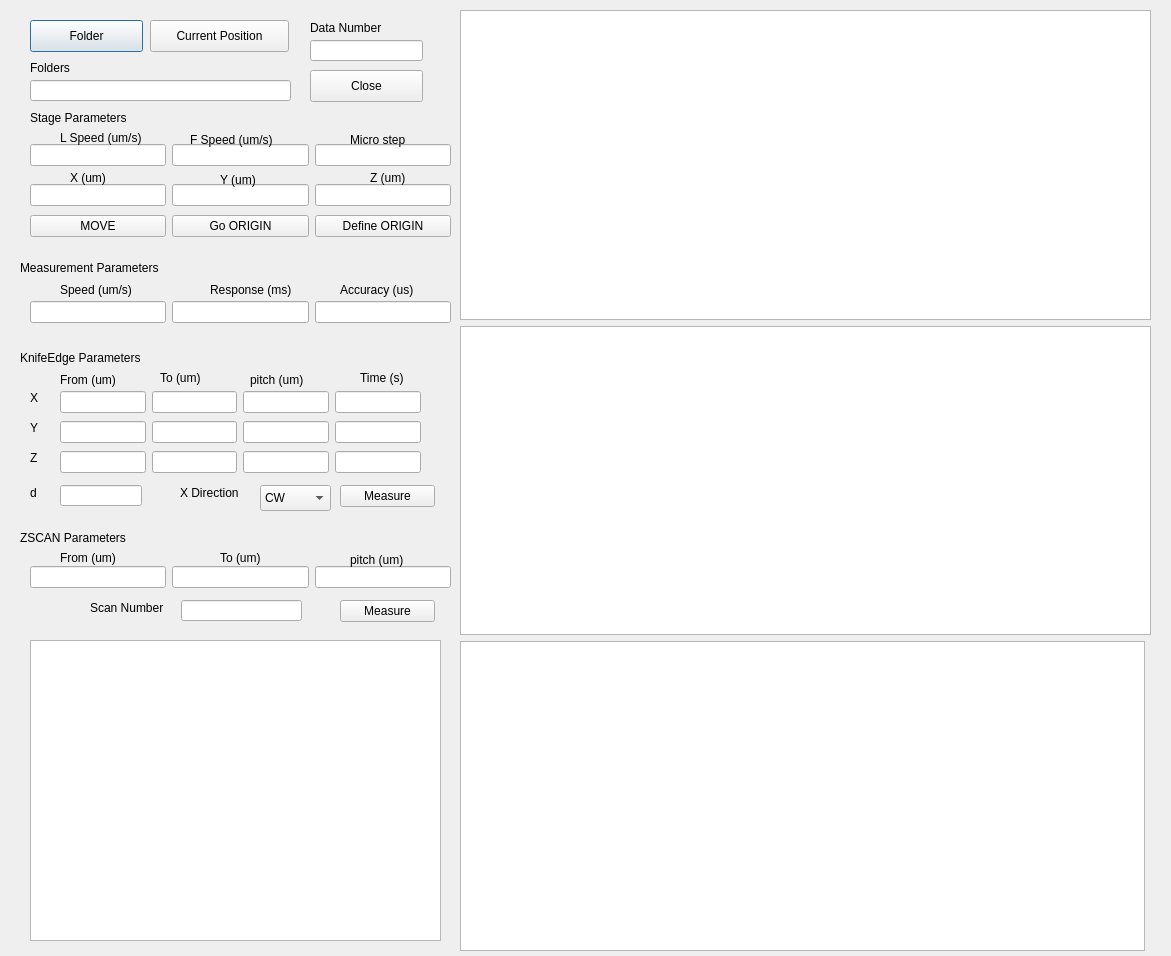
<?xml version="1.0" encoding="UTF-8"?>
<ui version="4.0">
 <class>D250</class>
 <widget class="QDialog" name="D250">
  <property name="geometry">
   <rect>
    <x>0</x>
    <y>0</y>
    <width>1171</width>
    <height>956</height>
   </rect>
  </property>
  <property name="windowTitle">
   <string>Dialog</string>
  </property>
  <widget class="QPushButton" name="Button_Close">
   <property name="geometry">
    <rect>
     <x>310</x>
     <y>70</y>
     <width>113</width>
     <height>32</height>
    </rect>
   </property>
   <property name="text">
    <string>Close</string>
   </property>
   <property name="autoDefault">
    <bool>false</bool>
   </property>
  </widget>
  <widget class="QLineEdit" name="LineEdit_Data_Number">
   <property name="geometry">
    <rect>
     <x>310</x>
     <y>40</y>
     <width>113</width>
     <height>21</height>
    </rect>
   </property>
  </widget>
  <widget class="QLineEdit" name="LineEdit_Folders">
   <property name="geometry">
    <rect>
     <x>30</x>
     <y>80</y>
     <width>261</width>
     <height>21</height>
    </rect>
   </property>
  </widget>
  <widget class="QTextEdit" name="textEdit">
   <property name="geometry">
    <rect>
     <x>30</x>
     <y>640</y>
     <width>411</width>
     <height>301</height>
    </rect>
   </property>
   <property name="readOnly">
    <bool>true</bool>
   </property>
  </widget>
  <widget class="QLabel" name="Label_Folders">
   <property name="geometry">
    <rect>
     <x>30</x>
     <y>60</y>
     <width>60</width>
     <height>16</height>
    </rect>
   </property>
   <property name="text">
    <string>Folders</string>
   </property>
  </widget>
  <widget class="QLabel" name="Label_Data_Number">
   <property name="geometry">
    <rect>
     <x>310</x>
     <y>20</y>
     <width>91</width>
     <height>16</height>
    </rect>
   </property>
   <property name="text">
    <string>Data Number</string>
   </property>
  </widget>
  <widget class="QLabel" name="Label_Stage_Parameter">
   <property name="geometry">
    <rect>
     <x>30</x>
     <y>110</y>
     <width>151</width>
     <height>16</height>
    </rect>
   </property>
   <property name="text">
    <string>Stage Parameters</string>
   </property>
  </widget>
  <widget class="QWidget" name="gridLayoutWidget_5">
   <property name="geometry">
    <rect>
     <x>30</x>
     <y>210</y>
     <width>421</width>
     <height>32</height>
    </rect>
   </property>
   <layout class="QGridLayout" name="gridLayout">
    <item row="0" column="0">
     <widget class="QPushButton" name="Button_MOVE">
      <property name="text">
       <string>MOVE</string>
      </property>
      <property name="autoDefault">
       <bool>false</bool>
      </property>
     </widget>
    </item>
    <item row="0" column="1">
     <widget class="QPushButton" name="Button_GoORIGIN">
      <property name="text">
       <string>Go ORIGIN</string>
      </property>
      <property name="autoDefault">
       <bool>false</bool>
      </property>
     </widget>
    </item>
    <item row="0" column="2">
     <widget class="QPushButton" name="Button_SetORIGIN">
      <property name="text">
       <string>Define ORIGIN</string>
      </property>
      <property name="autoDefault">
       <bool>false</bool>
      </property>
     </widget>
    </item>
   </layout>
  </widget>
  <widget class="QWidget" name="verticalLayoutWidget_2">
   <property name="geometry">
    <rect>
     <x>30</x>
     <y>180</y>
     <width>421</width>
     <height>31</height>
    </rect>
   </property>
   <layout class="QVBoxLayout" name="verticalLayout_2">
    <item>
     <layout class="QHBoxLayout" name="horizontalLayout_3">
      <item>
       <widget class="QLineEdit" name="LineEdit_StageX"/>
      </item>
      <item>
       <widget class="QLineEdit" name="LineEdit_StageY"/>
      </item>
      <item>
       <widget class="QLineEdit" name="LineEdit_StageZ"/>
      </item>
     </layout>
    </item>
   </layout>
  </widget>
  <widget class="QWidget" name="gridLayoutWidget_6">
   <property name="geometry">
    <rect>
     <x>460</x>
     <y>10</y>
     <width>691</width>
     <height>941</height>
    </rect>
   </property>
   <layout class="QGridLayout" name="gridLayout_2">
    <item row="2" column="0">
     <widget class="PlotWidget" name="graphicsView3"/>
    </item>
    <item row="1" column="0" colspan="2">
     <widget class="PlotWidget" name="graphicsView2"/>
    </item>
    <item row="0" column="0" colspan="2">
     <widget class="PlotWidget" name="graphicsView1"/>
    </item>
   </layout>
  </widget>
  <widget class="QLabel" name="Label_Stage_X">
   <property name="geometry">
    <rect>
     <x>70</x>
     <y>170</y>
     <width>91</width>
     <height>16</height>
    </rect>
   </property>
   <property name="text">
    <string>X (um)</string>
   </property>
  </widget>
  <widget class="QLabel" name="Label_Stage_Y">
   <property name="geometry">
    <rect>
     <x>220</x>
     <y>170</y>
     <width>51</width>
     <height>20</height>
    </rect>
   </property>
   <property name="text">
    <string>Y (um)</string>
   </property>
  </widget>
  <widget class="QLabel" name="Label_Stage_Z">
   <property name="geometry">
    <rect>
     <x>370</x>
     <y>170</y>
     <width>61</width>
     <height>16</height>
    </rect>
   </property>
   <property name="text">
    <string>Z (um)</string>
   </property>
  </widget>
  <widget class="QPushButton" name="Button_Folder">
   <property name="geometry">
    <rect>
     <x>30</x>
     <y>20</y>
     <width>113</width>
     <height>32</height>
    </rect>
   </property>
   <property name="text">
    <string>Folder</string>
   </property>
  </widget>
  <widget class="QLabel" name="Label_Measurement_Parameter">
   <property name="geometry">
    <rect>
     <x>20</x>
     <y>260</y>
     <width>161</width>
     <height>16</height>
    </rect>
   </property>
   <property name="text">
    <string>Measurement Parameters</string>
   </property>
  </widget>
  <widget class="QWidget" name="verticalLayoutWidget_3">
   <property name="geometry">
    <rect>
     <x>30</x>
     <y>140</y>
     <width>421</width>
     <height>31</height>
    </rect>
   </property>
   <layout class="QVBoxLayout" name="verticalLayout_3">
    <item>
     <layout class="QHBoxLayout" name="horizontalLayout_4">
      <item>
       <widget class="QLineEdit" name="LineEdit_Stage_LSpeed"/>
      </item>
      <item>
       <widget class="QLineEdit" name="LineEdit_Stage_FSpeed"/>
      </item>
      <item>
       <widget class="QLineEdit" name="LineEdit_Stage_MicroStep">
        <property name="readOnly">
         <bool>true</bool>
        </property>
       </widget>
      </item>
     </layout>
    </item>
   </layout>
  </widget>
  <widget class="QWidget" name="layoutWidget">
   <property name="geometry">
    <rect>
     <x>30</x>
     <y>300</y>
     <width>421</width>
     <height>24</height>
    </rect>
   </property>
   <layout class="QHBoxLayout" name="horizontalLayout_5">
    <item>
     <widget class="QLineEdit" name="LineEdit_Speed"/>
    </item>
    <item>
     <widget class="QLineEdit" name="LineEdit_Response"/>
    </item>
    <item>
     <widget class="QLineEdit" name="LineEdit_Accuracy">
      <property name="readOnly">
       <bool>true</bool>
      </property>
     </widget>
    </item>
   </layout>
  </widget>
  <widget class="QWidget" name="layoutWidget_2">
   <property name="geometry">
    <rect>
     <x>60</x>
     <y>390</y>
     <width>361</width>
     <height>24</height>
    </rect>
   </property>
   <layout class="QHBoxLayout" name="horizontalLayout_6">
    <item>
     <widget class="QLineEdit" name="LineEdit_Knife_XFrom"/>
    </item>
    <item>
     <widget class="QLineEdit" name="LineEdit_Knife_XTo"/>
    </item>
    <item>
     <widget class="QLineEdit" name="LineEdit_Knife_Xpitch"/>
    </item>
    <item>
     <widget class="QLineEdit" name="LineEdit_Knife_XTime">
      <property name="readOnly">
       <bool>true</bool>
      </property>
     </widget>
    </item>
   </layout>
  </widget>
  <widget class="QWidget" name="layoutWidget_3">
   <property name="geometry">
    <rect>
     <x>60</x>
     <y>420</y>
     <width>361</width>
     <height>24</height>
    </rect>
   </property>
   <layout class="QHBoxLayout" name="horizontalLayout_7">
    <item>
     <widget class="QLineEdit" name="LineEdit_Knife_YFrom"/>
    </item>
    <item>
     <widget class="QLineEdit" name="LineEdit_Knife_YTo"/>
    </item>
    <item>
     <widget class="QLineEdit" name="LineEdit_Knife_Ypitch"/>
    </item>
    <item>
     <widget class="QLineEdit" name="LineEdit_Knife_YTime">
      <property name="readOnly">
       <bool>true</bool>
      </property>
     </widget>
    </item>
   </layout>
  </widget>
  <widget class="QWidget" name="layoutWidget_4">
   <property name="geometry">
    <rect>
     <x>60</x>
     <y>450</y>
     <width>361</width>
     <height>24</height>
    </rect>
   </property>
   <layout class="QHBoxLayout" name="horizontalLayout_8">
    <item>
     <widget class="QLineEdit" name="LineEdit_Knife_ZFrom"/>
    </item>
    <item>
     <widget class="QLineEdit" name="LineEdit_Knife_ZTo"/>
    </item>
    <item>
     <widget class="QLineEdit" name="LineEdit_Knife_Zpitch"/>
    </item>
    <item>
     <widget class="QLineEdit" name="LineEdit_Knife_ZTime">
      <property name="readOnly">
       <bool>true</bool>
      </property>
     </widget>
    </item>
   </layout>
  </widget>
  <widget class="QWidget" name="gridLayoutWidget_7">
   <property name="geometry">
    <rect>
     <x>340</x>
     <y>480</y>
     <width>95</width>
     <height>32</height>
    </rect>
   </property>
   <layout class="QGridLayout" name="gridLayout_3">
    <item row="0" column="0">
     <widget class="QPushButton" name="Button_Knife_Measure">
      <property name="text">
       <string>Measure</string>
      </property>
      <property name="autoDefault">
       <bool>false</bool>
      </property>
     </widget>
    </item>
   </layout>
  </widget>
  <widget class="QLabel" name="Label_ZSCAN_Parameter">
   <property name="geometry">
    <rect>
     <x>20</x>
     <y>530</y>
     <width>151</width>
     <height>16</height>
    </rect>
   </property>
   <property name="text">
    <string>ZSCAN Parameters</string>
   </property>
  </widget>
  <widget class="QWidget" name="layoutWidget_6">
   <property name="geometry">
    <rect>
     <x>30</x>
     <y>565</y>
     <width>421</width>
     <height>24</height>
    </rect>
   </property>
   <layout class="QHBoxLayout" name="horizontalLayout_10">
    <item>
     <widget class="QLineEdit" name="LineEdit_ZSCAN_From"/>
    </item>
    <item>
     <widget class="QLineEdit" name="LineEdit_ZSCAN_To"/>
    </item>
    <item>
     <widget class="QLineEdit" name="LineEdit_ZSCAN_pitch"/>
    </item>
   </layout>
  </widget>
  <widget class="QWidget" name="gridLayoutWidget_8">
   <property name="geometry">
    <rect>
     <x>340</x>
     <y>595</y>
     <width>95</width>
     <height>32</height>
    </rect>
   </property>
   <layout class="QGridLayout" name="gridLayout_4">
    <item row="0" column="0">
     <widget class="QPushButton" name="Button_ZSCAN_Measure">
      <property name="text">
       <string>Measure</string>
      </property>
      <property name="autoDefault">
       <bool>false</bool>
      </property>
     </widget>
    </item>
   </layout>
  </widget>
  <widget class="QLabel" name="Label_Knife_From">
   <property name="geometry">
    <rect>
     <x>60</x>
     <y>370</y>
     <width>71</width>
     <height>20</height>
    </rect>
   </property>
   <property name="text">
    <string>From (um)</string>
   </property>
  </widget>
  <widget class="QLabel" name="Label_Stage_LSpeed">
   <property name="geometry">
    <rect>
     <x>60</x>
     <y>130</y>
     <width>91</width>
     <height>16</height>
    </rect>
   </property>
   <property name="text">
    <string>L Speed (um/s)</string>
   </property>
  </widget>
  <widget class="QLabel" name="Label_Stage_FSpeed">
   <property name="geometry">
    <rect>
     <x>190</x>
     <y>130</y>
     <width>121</width>
     <height>20</height>
    </rect>
   </property>
   <property name="text">
    <string>F Speed (um/s) </string>
   </property>
  </widget>
  <widget class="QLabel" name="Label_Stage_MicroStep">
   <property name="geometry">
    <rect>
     <x>350</x>
     <y>130</y>
     <width>81</width>
     <height>20</height>
    </rect>
   </property>
   <property name="text">
    <string>Micro step</string>
   </property>
  </widget>
  <widget class="QLabel" name="Label_Knife_X">
   <property name="geometry">
    <rect>
     <x>30</x>
     <y>390</y>
     <width>51</width>
     <height>16</height>
    </rect>
   </property>
   <property name="text">
    <string>X</string>
   </property>
  </widget>
  <widget class="QLabel" name="Label_Knife_Y">
   <property name="geometry">
    <rect>
     <x>30</x>
     <y>420</y>
     <width>51</width>
     <height>16</height>
    </rect>
   </property>
   <property name="text">
    <string>Y</string>
   </property>
  </widget>
  <widget class="QLabel" name="Label_Knife_Z">
   <property name="geometry">
    <rect>
     <x>30</x>
     <y>450</y>
     <width>51</width>
     <height>16</height>
    </rect>
   </property>
   <property name="text">
    <string>Z</string>
   </property>
  </widget>
  <widget class="QLabel" name="Label_Knife_To">
   <property name="geometry">
    <rect>
     <x>160</x>
     <y>370</y>
     <width>51</width>
     <height>16</height>
    </rect>
   </property>
   <property name="text">
    <string>To (um)</string>
   </property>
  </widget>
  <widget class="QLabel" name="Label_Knife_pitch">
   <property name="geometry">
    <rect>
     <x>250</x>
     <y>370</y>
     <width>71</width>
     <height>20</height>
    </rect>
   </property>
   <property name="text">
    <string>pitch (um)</string>
   </property>
  </widget>
  <widget class="QLabel" name="Label_Knife_Time">
   <property name="geometry">
    <rect>
     <x>360</x>
     <y>370</y>
     <width>51</width>
     <height>16</height>
    </rect>
   </property>
   <property name="text">
    <string>Time (s)</string>
   </property>
  </widget>
  <widget class="QLabel" name="Label_Measure_Speed">
   <property name="geometry">
    <rect>
     <x>60</x>
     <y>280</y>
     <width>91</width>
     <height>20</height>
    </rect>
   </property>
   <property name="text">
    <string>Speed (um/s)</string>
   </property>
  </widget>
  <widget class="QLabel" name="Label_Measure_Response">
   <property name="geometry">
    <rect>
     <x>210</x>
     <y>280</y>
     <width>101</width>
     <height>20</height>
    </rect>
   </property>
   <property name="text">
    <string>Response (ms)</string>
   </property>
  </widget>
  <widget class="QLabel" name="Label_Measure_Accuracy">
   <property name="geometry">
    <rect>
     <x>340</x>
     <y>280</y>
     <width>101</width>
     <height>20</height>
    </rect>
   </property>
   <property name="text">
    <string>Accuracy (us)</string>
   </property>
  </widget>
  <widget class="QLabel" name="Label_ZSCAN_From">
   <property name="geometry">
    <rect>
     <x>60</x>
     <y>550</y>
     <width>71</width>
     <height>16</height>
    </rect>
   </property>
   <property name="text">
    <string>From (um)</string>
   </property>
  </widget>
  <widget class="QLabel" name="Label_ZSCAN_To">
   <property name="geometry">
    <rect>
     <x>220</x>
     <y>550</y>
     <width>51</width>
     <height>16</height>
    </rect>
   </property>
   <property name="text">
    <string>To (um)</string>
   </property>
  </widget>
  <widget class="QLabel" name="Label_Knife_Parameter">
   <property name="geometry">
    <rect>
     <x>20</x>
     <y>350</y>
     <width>151</width>
     <height>16</height>
    </rect>
   </property>
   <property name="text">
    <string>KnifeEdge Parameters</string>
   </property>
  </widget>
  <widget class="QLabel" name="Label_ZSCAN_pitch">
   <property name="geometry">
    <rect>
     <x>350</x>
     <y>550</y>
     <width>71</width>
     <height>20</height>
    </rect>
   </property>
   <property name="text">
    <string>pitch (um)</string>
   </property>
  </widget>
  <widget class="QPushButton" name="Button_Position">
   <property name="geometry">
    <rect>
     <x>150</x>
     <y>20</y>
     <width>139</width>
     <height>32</height>
    </rect>
   </property>
   <property name="text">
    <string>Current Position</string>
   </property>
   <property name="autoDefault">
    <bool>false</bool>
   </property>
  </widget>
  <widget class="QComboBox" name="ComboBox_Direction">
   <property name="geometry">
    <rect>
     <x>260</x>
     <y>485</y>
     <width>71</width>
     <height>26</height>
    </rect>
   </property>
   <item>
    <property name="text">
     <string>CW</string>
    </property>
   </item>
   <item>
    <property name="text">
     <string>CCW</string>
    </property>
   </item>
  </widget>
  <widget class="QLabel" name="Label_X_Direction">
   <property name="geometry">
    <rect>
     <x>180</x>
     <y>485</y>
     <width>81</width>
     <height>16</height>
    </rect>
   </property>
   <property name="text">
    <string>X Direction</string>
   </property>
  </widget>
  <widget class="QLabel" name="Label_diameter_estimate">
   <property name="geometry">
    <rect>
     <x>30</x>
     <y>485</y>
     <width>21</width>
     <height>16</height>
    </rect>
   </property>
   <property name="text">
    <string>d</string>
   </property>
  </widget>
  <widget class="QLineEdit" name="LineEdit_Diameter_Estimate">
   <property name="geometry">
    <rect>
     <x>60</x>
     <y>485</y>
     <width>82</width>
     <height>21</height>
    </rect>
   </property>
  </widget>
  <widget class="QLineEdit" name="LineEdit_Scan_Number">
   <property name="geometry">
    <rect>
     <x>181</x>
     <y>600</y>
     <width>121</width>
     <height>21</height>
    </rect>
   </property>
  </widget>
  <widget class="QLabel" name="Label_Scan_Number">
   <property name="geometry">
    <rect>
     <x>90</x>
     <y>600</y>
     <width>101</width>
     <height>16</height>
    </rect>
   </property>
   <property name="text">
    <string>Scan Number</string>
   </property>
  </widget>
 </widget>
 <customwidgets>
  <customwidget>
   <class>PlotWidget</class>
   <extends>QGraphicsView</extends>
   <header location="global">pyqtgraph</header>
  </customwidget>
 </customwidgets>
 <resources/>
 <connections>
  <connection>
   <sender>Button_Close</sender>
   <signal>clicked()</signal>
   <receiver>D250</receiver>
   <slot>accept()</slot>
   <hints>
    <hint type="sourcelabel">
     <x>151</x>
     <y>54</y>
    </hint>
    <hint type="destinationlabel">
     <x>581</x>
     <y>-16</y>
    </hint>
   </hints>
  </connection>
 </connections>
</ui>
